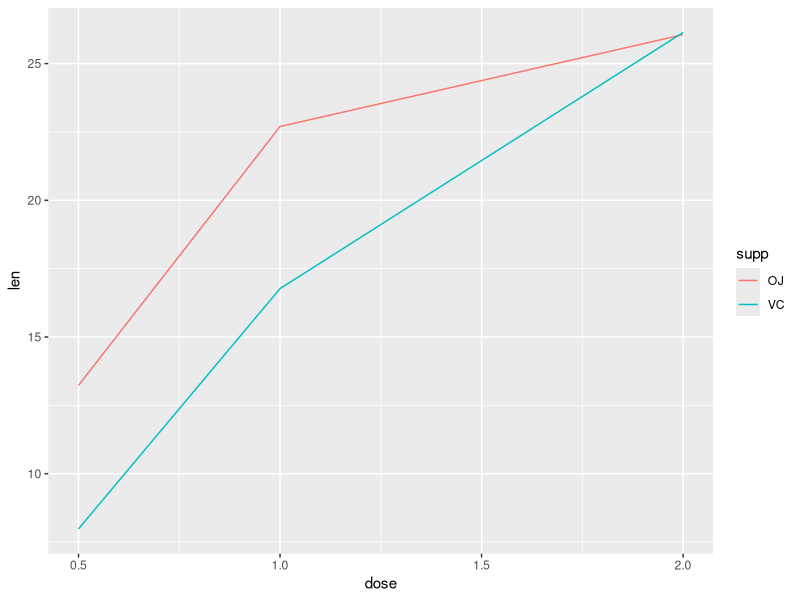

Generate this figure with R:
## ---- chunk 1
data("ToothGrowth")
## ---- chunk 2
head(ToothGrowth)
## ---- chunk 3
str(ToothGrowth)
## ---- chunk 4
table(ToothGrowth$dose)
## ---- chunk 5
av <- aggregate(len ~ supp + dose, data = ToothGrowth, mean)

library(ggplot2)

g <- ggplot(data = av, aes(x = dose, y = len, col = supp)) + geom_line()
g
## ---- chunk 6

summary(ToothGrowth)

## ---- chunk 7
g1 <- ToothGrowth[ToothGrowth$supp == "OJ", "len"]
g2 <- ToothGrowth[ToothGrowth$supp == "VC", "len"]

t.test(g2, g1)
## ---- chunk 8
gd1 <- ToothGrowth[ToothGrowth$dose == 0.5, "len"]
gd2 <- ToothGrowth[ToothGrowth$dose == 1, "len"]
gd3 <- ToothGrowth[ToothGrowth$dose == 2, "len"]

t.test(gd2, gd1, paired = TRUE)
t.test(gd3, gd2, paired = TRUE)
t.test(gd3, gd1, paired = TRUE)
## ---- chunk 9
rbind(t.test(gd2, gd1, paired = TRUE)$conf.int, t.test(gd2, gd1, paired = FALSE)$conf.int)

rbind(t.test(gd3, gd2, paired = TRUE)$conf.int,t.test(gd3, gd2, paired = FALSE)$conf.int)

rbind(t.test(gd3, gd1, paired = TRUE)$conf.int, t.test(gd3, gd1, paired = FALSE)$conf.int)
